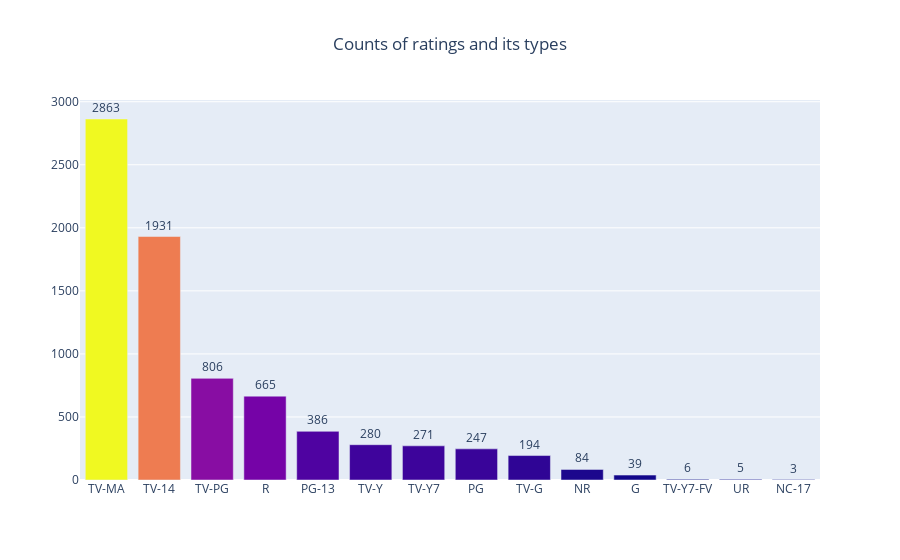

Notebook code for this chart:
### Code cell
fig=go.Figure(go.Bar(x=bars.keys(),
                    y=bars.values,
                    text=bars.values,
                    textposition='outside',
                    marker={'color':bars.values}))
fig.update_layout(title="Counts of ratings and its types",
                 title_x=.5)

fig.show()

### Figure 1 — Plotly figure (JSON) as saved in the notebook; plotly's stock layout.template omitted (floating-point values rounded to 4 significant figures)
{"data": [{"marker": {"color": [2863, 1931, 806, 665, 386, 280, 271, 247, 194, 84, 39, 6, 5, 3]}, "text": [2863, 1931, 806, 665, 386, 280, 271, 247, 194, 84, 39, 6, 5, 3], "textposition": "outside", "type": "bar", "x": ["TV-MA", "TV-14", "TV-PG", "R", "PG-13", "TV-Y", "TV-Y7", "PG", "TV-G", "NR", "G", "TV-Y7-FV", "UR", "NC-17"], "y": [2863, 1931, 806, 665, 386, 280, 271, 247, 194, 84, 39, 6, 5, 3]}], "layout": {"title": {"text": "Counts of ratings and its types", "x": 0.5}}}
